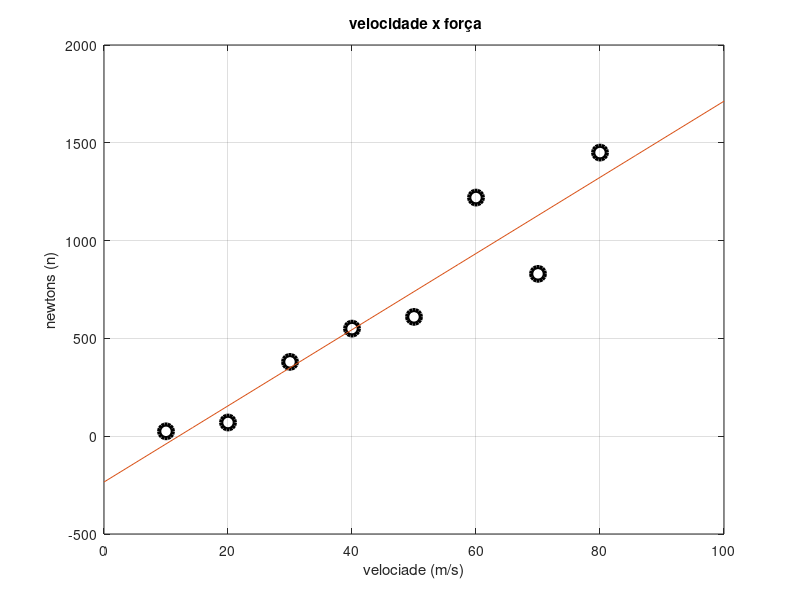

This chart was generated by the following MATLAB code:
%recuperaçao modulo 1 
%9)questao 9
%joao vitor viana 204
function q9(~)
    clear;clc;close all;
    %1)
    % escrever dados da tabela
    v=10:10:80;
    f=[25 70 380 550 610 1220 830 1450];
    
    %2)plot sem unir os pontos
    plot(v,f,'o','markersize',10,'LineWidth',3,"Color",'k')
    grid on
    hold on
    title(" velocidade x força")
    xlabel("velociade (m/s)")
    ylabel("newtons (n)")
    
    %polinomio que se adequa aos dados
    p=polyfit(v,f,1);
    x=linspace(0,100,8);
    y=polyval(p,x);
    plot(x,y)
end